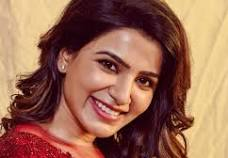
#> input picture sam.jpeg, 228 x 158 px
$ jupyter execute 'face dectection.ipynb'
#> lines starting #> are read from the running program, lines starting #| are printed output that depends on the picture; after the words box and inside, x2 and y2 are one past the last pixel; in counts of white or black regions, pixels touching at a corner belong together
[cell 1]
import cv2

[cell 2]
image_path = "sam.jpeg"
image = cv2.imread(image_path)
#> image is the input picture: shape (158, 228, 3); mean B, G, R 83.2, 104.5, 153.4

[cell 3]
gray_image = cv2.cvtColor(image, cv2.COLOR_BGR2GRAY)
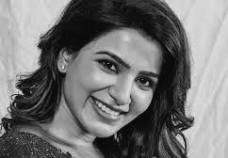
#> gray_image: shape (158, 228); min 6, max 229, mean 116.7

[cell 4]
face_cascade = cv2.CascadeClassifier(cv2.data.haarcascades + "haarcascade_frontalface_default.xml")

[cell 5]
faces = face_cascade.detectMultiScale(gray_image, scaleFactor=1.1, minNeighbors=5, minSize=(30, 30))
#> faces = [[76, 31, 102, 102]]

[cell 6]
for (x, y, w, h) in faces:
    cv2.rectangle(image, (x, y), (x + w, y + h), (255, 0, 0), 2)
#> this loop made 1 pass
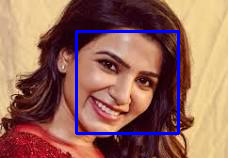
#> image: shape (158, 228, 3); 3.39% of pixels changed, all inside (x1, y1, x2, y2) = (75, 30, 180, 135)
